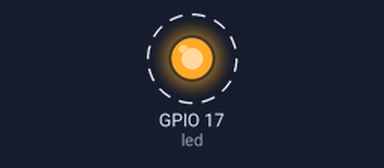
A program run on a simulated Raspberry Pi (BCM pin numbers). Shown: output pins drawn as LEDs (lit = HIGH). Dashed ring = blinking. What the program prints to the terminal is not drawn.

Above: at 0.2 s.
Timing chart, 0 to 3.0 s (numbered marks = the images above):
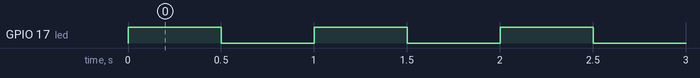

The program:

RP3-E08-led-remoto.py
```python
#!/usr/bin/env python3
"""
RP3-E08 - SSH y control remoto de un LED
Placa: Raspberry Pi 3 Model B+
Biblioteca: gpiozero

Objetivo: ejecutar y detener, por SSH desde otro equipo, un script que
controla el GPIO. El "ejercicio" en si es el procedimiento de SSH; este
script es deliberadamente simple para que el foco este en el flujo remoto,
no en la logica de GPIO (ya cubierta en RP3-P01).

Procedimiento sugerido (ejecutar desde OTRO computador de la misma red):

    1. Averiguar la IP de la Raspberry Pi (en ella misma): hostname -I
    2. Conectarse por SSH:            ssh usuario@<ip_de_la_raspberry>
    3. Copiar este archivo (si aun no esta) con scp, o clonarlo desde el
       repositorio de codigos de la unidad.
    4. Ejecutarlo en segundo plano, para poder seguir usando la sesion SSH:
           python3 RP3-E08-led-remoto.py &
       o bien, para que siga corriendo tras cerrar la sesion SSH:
           nohup python3 RP3-E08-led-remoto.py &
    5. Verificar que el LED parpadea (mirando la placa fisicamente, o
       pidiendole a alguien presente que lo confirme).
    6. Detenerlo remotamente:
           - Si se ejecuto con "&": traerlo a primer plano con "fg" y
             presionar Ctrl+C, o matarlo con "kill <PID>" (el PID lo
             muestra el propio shell al lanzarlo con "&").
           - Si se ejecuto con "nohup ... &": usar "kill <PID>", buscando
             el PID con "ps aux | grep RP3-E08".
"""
import time

from gpiozero import LED

PIN_LED = 17
INTERVALO_S = 0.5


def main():
    led = LED(PIN_LED)
    print(f"RP3-E08 iniciado (PID visible con 'ps aux | grep RP3-E08'): GPIO{PIN_LED}")
    try:
        while True:
            led.toggle()
            time.sleep(INTERVALO_S)
    except KeyboardInterrupt:
        print("\nDetenido (Ctrl+C o señal recibida).")
    finally:
        led.off()
        led.close()


if __name__ == "__main__":
    main()
```

Measured:
- by itself, GPIO 17 (led): alternates HIGH for 0.50 s and LOW for 0.50 s
